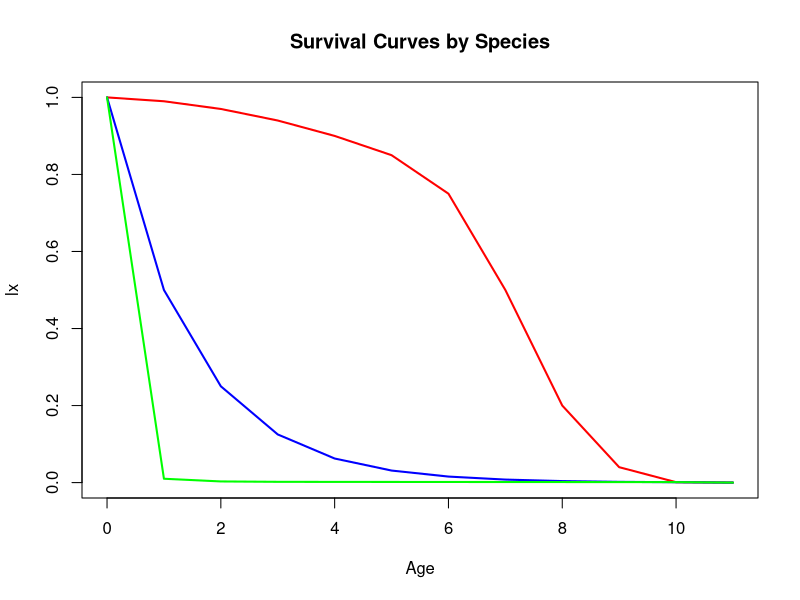

The R source for this figure:
# Working with data that are in a data frame in long format

axType1 <- c(1000, 990, 970, 940, 900, 850, 750, 500, 200, 40, 1, 0)
axType2 <- c(2048, 1024, 512, 256, 128, 64, 32, 16, 8, 4, 2, 0)
axType3 <- c(10000, 100, 30, 20, 18, 17, 16, 15, 14, 13, 12, 0)

age <- rep(0:11, times = 3)            # Repeats 1 to 11 for each of 3 objects
species <- rep(1:3, each = 12)                # Repeats object IDs 1, 2, 3 each for 11 times
ax <- c(
  axType1,    # measurements for object 1
  axType2,     # measurements for object 2
  axType3     # measurements for object 3
)

LifeTable <- data.frame(
  species = species,
  age = age,
  ax = ax
)

LifeTable

LifeTable$lx <- with(LifeTable, ax / ave(ax, species, FUN = function(x) x[1])
)

species_list <- unique(LifeTable$species)
colors <- c("red", "blue", "green")

plot(NULL, xlim = range(LifeTable$age), ylim = range(LifeTable$lx),
     xlab = "Age", ylab = "lx", main = "Survival Curves by Species")

for (i in seq_along(species_list)) {
  subset_data <- subset(LifeTable, species == species_list[i])
  lines(subset_data$age, subset_data$lx, col = colors[i], lwd = 2)
}
